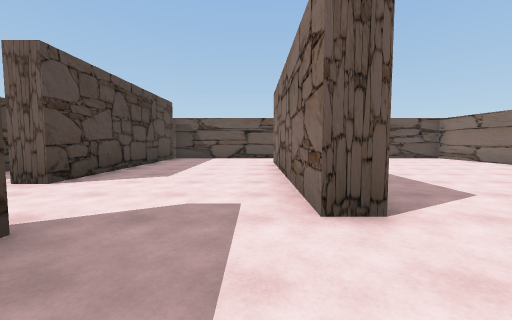
view 1 (above)

13 first-person views from a walk through a scene from a Unity 3-D project. The camera is 1.3 m above the floor, tilts 4° down and sees 90° across. The floor is counted in squares, 2 m on a side. Each view is taken from the middle of a square. On the plan, view 1 faces up. The plan holds only what a view shows up to about 9 squares ahead; the rest is blank. The player is left out.

view 2
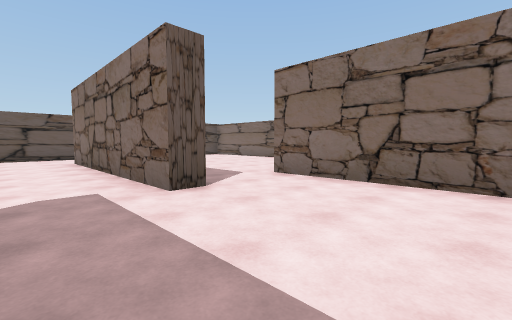

view 3
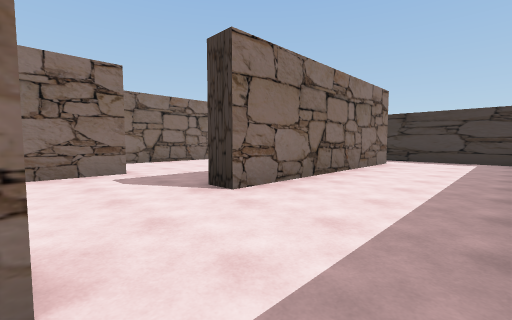

view 4
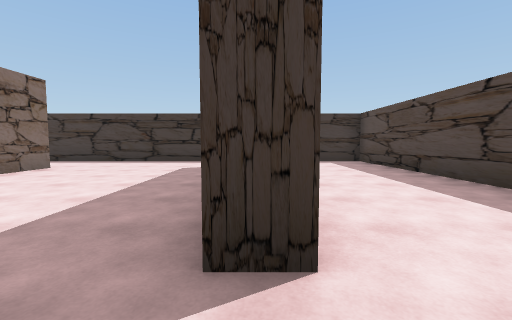

view 5
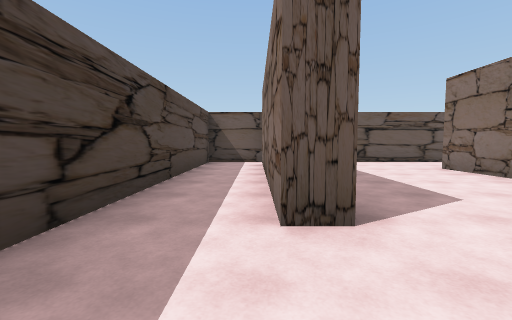

view 6
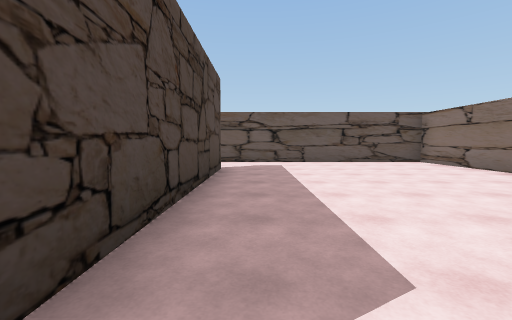

view 7
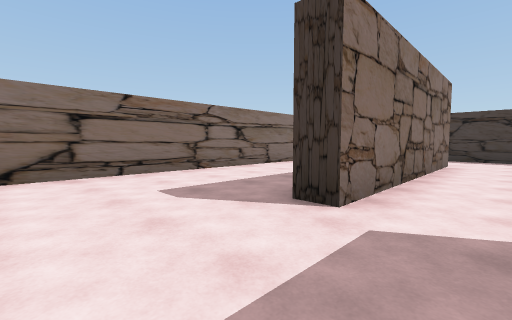

view 8
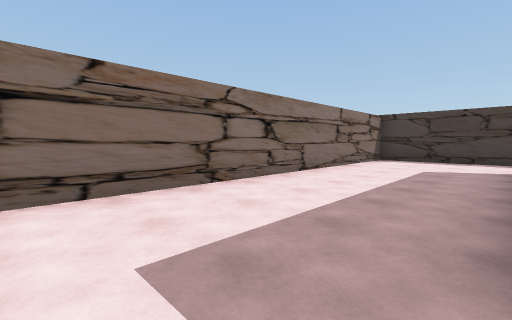

view 9
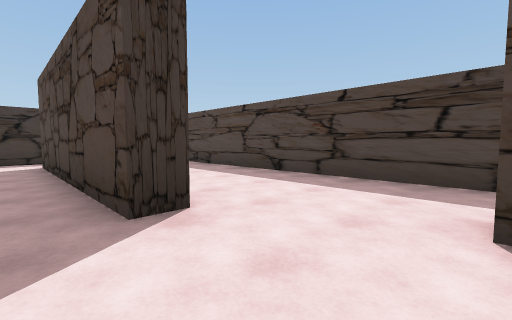

view 10
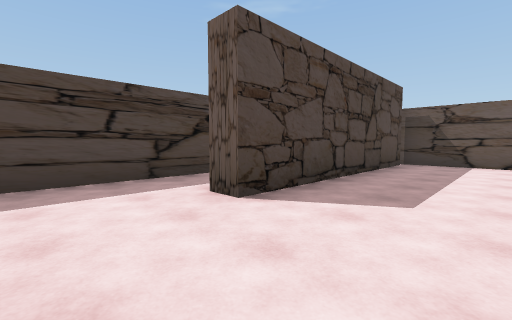

view 11
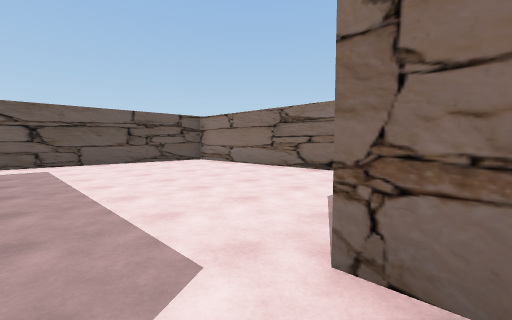

view 12
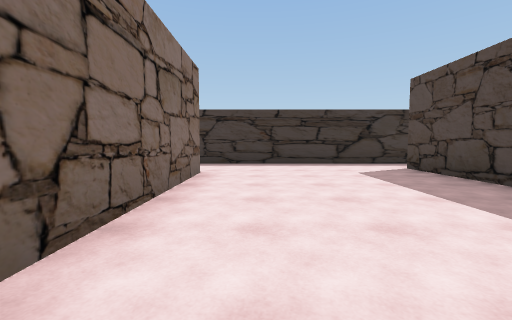

view 13
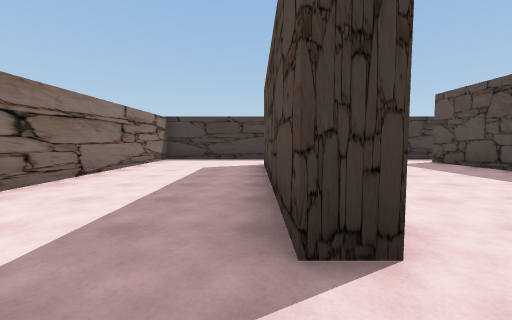

### Floor plan
Ten units are one square. View 1 is at (0, 0); x grows to the right and y downward. Boxes are objects, and circles mark ways between rooms. Rooms are numbered by the first view taken in them; rooms with no view inside come last. Other rooms are left out.
<svg viewBox="-60 -108 139 170">
<path fill="none" stroke="#000" d="M12 -22 6 -22 6 -84M-23 44 -23 -18 -17 -18 -17 44M32 35 32 -14M-32 -101 -32 -39 -38 -39 -38 -100M5 -103 -55 -103 -55 57 34 57M32 -14 32 -26 38 -26 38 34M11 -82 11 -28M34 57 74 57 74 -103 5 -103"/>
<circle cx="10" cy="-95" r="3" fill="#2a7"/>
<circle cx="25" cy="-25" r="3" fill="#2a7"/>
<circle cx="40" cy="45" r="3" fill="#2a7"/>
<text x="-20" y="-20">1</text>
<text x="50" y="-40">2</text>
</svg>
Room 1 opens to room 2.

Where each view was taken, in squares from view 1:
view 1: 0 up, 0 right, facing up
view 2: 1 down, 1 left, facing up-right
view 3: 4 up, 5 left, facing down-right
view 4: 3 up, 2 left, facing down
view 5: 2 up, 4 left, facing up
view 6: 2 up, 2 right, facing up
view 7: 5 up, 2 right, facing down-right
view 8: 4 up, 4 right, facing down-right
view 9: 4 up, 1 left, facing down-left
view 10: 2 up, 1 left, facing up-left
view 11: 2 up, 2 right, facing up-right
view 12: 2 up, 2 right, facing down
view 13: 4 up, 4 right, facing down
